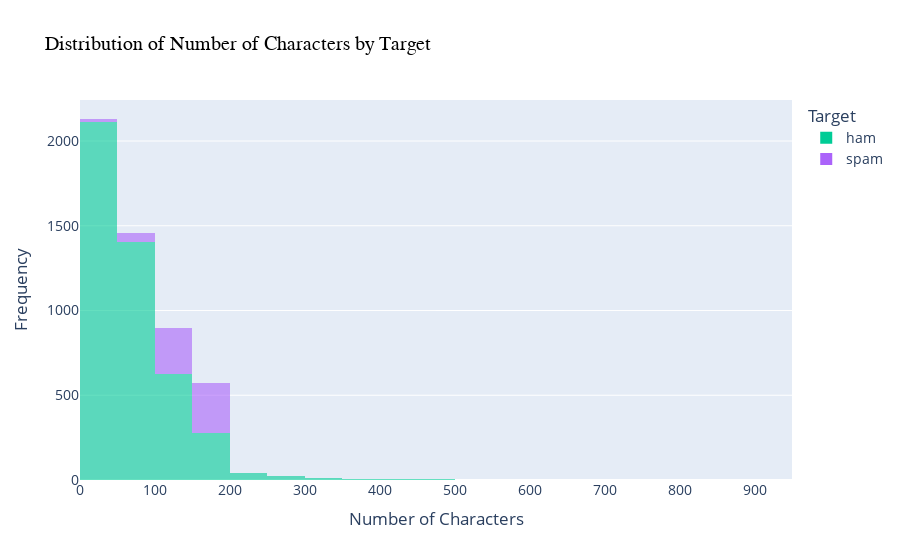

The notebook cell saved with this chart:
### Code cell
#visualizating distribution of number of characters for each class

fig = px.histogram(
    df, 
    x='num_characters', 
    color='Category', 
    nbins=30,  # Number of bins
    opacity=0.6,
    labels={'num_characters': 'Number of Characters'}, 
    title='Distribution of Number of Characters by Target',
    color_discrete_map={0: 'green', 1: 'purple'}  # Map target values to colors
)


#update layout for better readability
fig.update_layout(
    xaxis_title='Number of Characters',
    yaxis_title='Frequency',
    legend_title='Target',
    font=dict(size=14),
    title_font=dict(size=20, family='Times New Roman', color='black'),
)
fig.show()

### Figure 1 — Plotly figure (JSON) as saved in the notebook; plotly's stock layout.template omitted (floating-point values rounded to 4 significant figures; data arrays with more than 128 entries replaced by an {"elided": "..."} marker saying what was removed)
{"data": [{"alignmentgroup": "True", "bingroup": "x", "hovertemplate": "Category=ham<br>Number of Characters=%{x}<br>count=%{y}<extra></extra>", "legendgroup": "ham", "marker": {"color": "#00cc96", "opacity": 0.6, "pattern": {"shape": ""}}, "name": "ham", "nbinsx": 30, "offsetgroup": "ham", "orientation": "v", "showlegend": true, "type": "histogram", "x": {"elided": "4516 int values"}, "xaxis": "x", "yaxis": "y"}, {"alignmentgroup": "True", "bingroup": "x", "hovertemplate": "Category=spam<br>Number of Characters=%{x}<br>count=%{y}<extra></extra>", "legendgroup": "spam", "marker": {"color": "#ab63fa", "opacity": 0.6, "pattern": {"shape": ""}}, "name": "spam", "nbinsx": 30, "offsetgroup": "spam", "orientation": "v", "showlegend": true, "type": "histogram", "x": {"elided": "641 int values"}, "xaxis": "x", "yaxis": "y"}], "layout": {"barmode": "relative", "font": {"size": 14}, "legend": {"title": {"text": "Target"}, "tracegroupgap": 0}, "title": {"font": {"color": "black", "family": "Times New Roman", "size": 20}, "text": "Distribution of Number of Characters by Target"}, "xaxis": {"anchor": "y", "domain": [0, 1], "title": {"text": "Number of Characters"}}, "yaxis": {"anchor": "x", "domain": [0, 1], "title": {"text": "Frequency"}}}}
